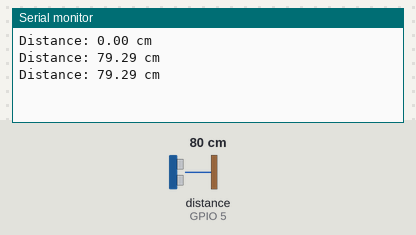
Recording of a sketch running on a simulated ESP32. On the bench: the last lines printed to the serial monitor. Wiring (inferred from the names in the program): ultrasonic range finder: trigger GPIO 19; echo GPIO 5. The test bench sets the inputs (shaded band); at power-on: distance to the obstacle (sensor on GPIO 5) 80 cm. The echo pulse lasts 58.3 µs per cm.

Above: at 2.8 s.
2.9 s: distance to the obstacle (sensor on GPIO 5) set to 2 cm
At 3.8 s:
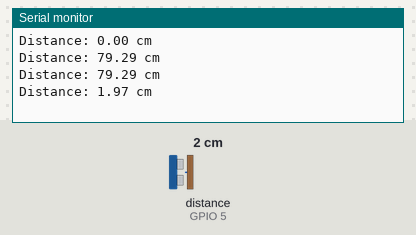
4.4 s: distance to the obstacle (sensor on GPIO 5) set to 4 cm
At 5.8 s:
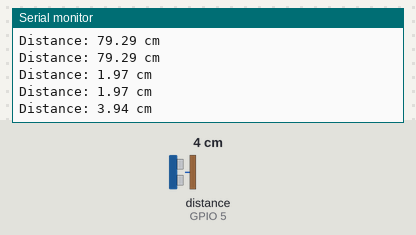
Timing chart, 0 to 7.4 s (numbered marks = the images above; inputs shaded):
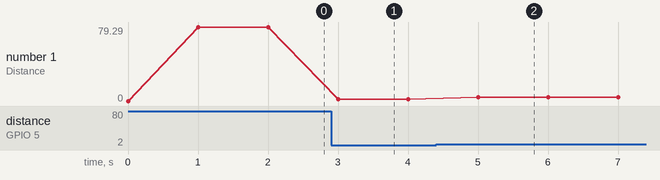

Measured:
- after the input at 2.9 s, the serial monitor: prints a new line after 0.11 s (image 1)
- after the input at 4.4 s, the serial monitor: prints a new line after 0.61 s (image 2)
- plotted number 1: 79.29 → 1.97 after the input at 2.9 s, 1.97 → 3.94 after the input at 4.4 s

The sketch:

ultrasonic3.ino
```cpp
#include <Ticker.h>

#define TRIG_PIN 19
#define ECHO_PIN 5

Ticker ultrasonicTicker;
volatile double distance;

void measureDistance() {
  // Clear the trigger pin
  digitalWrite(TRIG_PIN, LOW);
  delayMicroseconds(2);

  // Set the trigger pin high for 10 microseconds
  digitalWrite(TRIG_PIN, HIGH);
  delayMicroseconds(10);
  digitalWrite(TRIG_PIN, LOW);

  // Read the echo pin
  long duration = pulseIn(ECHO_PIN, HIGH);

  // Calculate the distance
  distance = duration * 0.034 / 2; //Duration*SounSpeed/2
}

void setup() {
  Serial.begin(115200);
  pinMode(TRIG_PIN, OUTPUT);
  pinMode(ECHO_PIN, INPUT);

  // Set up the ultrasonicTicker to call measureDistance every second
  ultrasonicTicker.attach(1, measureDistance);
}

void loop() {
  // Print the distance
  Serial.print("Distance: ");
  Serial.print(distance);
  Serial.println(" cm");

  delay(1000);  // Wait for a second before next print
}
```
